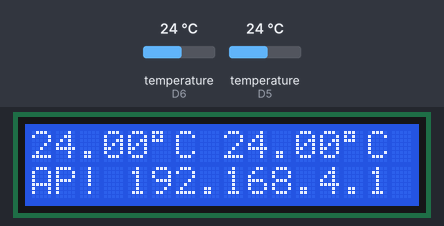
A program run on a simulated ESP8266 (Wemos D1 mini). Shown: 16×2 character LCD. The inputs (shaded band) are chosen by the test bench; at power-on: temperature (sensors on D6, D5) 24 °C. WiFi joins after 1.5 s; servers stay silent unless stated; storage starts empty; what the program prints to the serial monitor is not drawn.

Above: at 1.7 s.
1.8 s: temperature (sensor on D6) set to 12 °C
At 3.1 s:
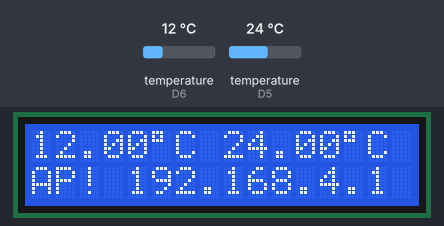
3.6 s: temperature (sensor on D5) set to 12 °C
At 5.3 s:
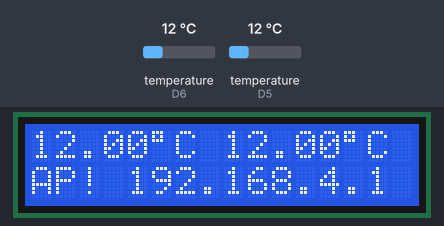
5.6 s: temperature (sensor on D6) set to 19 °C
At 7.2 s:
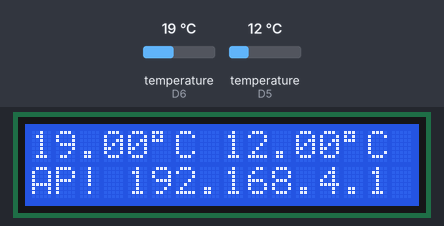
7.6 s: temperature (sensor on D5) set to 19 °C
At 9.5 s:
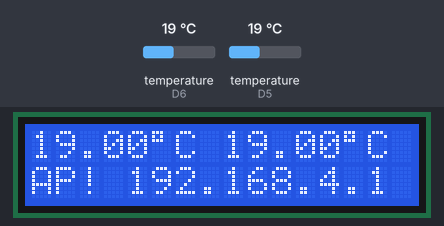
11.2 s: temperature (sensor on D6) set to 28 °C
At 12.5 s:
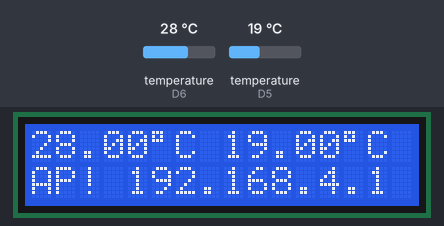
Timing chart, 0 to 13.7 s (numbered marks = the images above; inputs shaded):
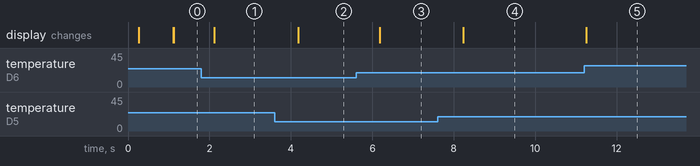

The program:

main.cpp
```cpp
#include <Arduino.h>
#include <ESP8266WiFi.h>
#include <ESPAsyncTCP.h>
#include <ESPAsyncWebServer.h>
#include <FS.h>
#include <OneWire.h>
#include <DallasTemperature.h>
#include <LiquidCrystal_I2C.h>
#include <Wire.h>

//---------- AP vars ----------
#define AP_SSID "KMS Temp logger"
IPAddress AP_IP = IPAddress(10, 10, 10, 1);
IPAddress AP_gateway = IPAddress(10, 10, 10, 1);
IPAddress AP_nmask = IPAddress(255, 255, 255, 0);
//-------- Program vars -------
// this value is given when sensor is initializing
#define SENSOR_INIT 85.00
#define SENSOR_1_PIN D6
#define SENSOR_2_PIN D5
#define AP_MODE_PIN D8
#define LONG_PRESS_MILLIS 4000
#define RECONNECT_MILLIS 10000
float sensor1_temp;
float sensor2_temp;
float sensor1_comp;
float sensor2_comp;
unsigned long sensor1_millis;
unsigned long sensor2_millis;
unsigned long pressedTime;
unsigned long releasedTime;
unsigned long previousMillis;
int lastState;
int currentState;
bool isInApMode;
WiFiEventHandler onGotIpHandler;
WiFiEventHandler onFailedToConnectHandler;
AsyncWebServer server(80);
OneWire sensor1_OW(SENSOR_1_PIN);
OneWire sensor2_OW(SENSOR_2_PIN);
DallasTemperature sensor1_DT(&sensor1_OW);
DallasTemperature sensor2_DT(&sensor2_OW);
LiquidCrystal_I2C lcd(0x27, 16, 2);
//-----------------------------
String readFile(fs::FS &fs, const char * path) {
  Serial.println();
  Serial.printf("Reading file: %s\r\n", path);
  File file = fs.open(path, "r");
  if (!file || file.isDirectory()) {
    Serial.println("- empty file or failed to open file");
    return String();
  }
  Serial.print("- read from file: ");
  String fileContent;
  while (file.available()) {
    fileContent += String((char)file.read());
  }
  file.close();
  Serial.println(fileContent);
  return fileContent;
}
//-----------------------------
void writeFile(fs::FS &fs, const char * path, const char * message) {
  Serial.printf("Writing file: %s\r\n", path);
  File file = fs.open(path, "w");
  if (!file) {
    Serial.println("- failed to open file for writing");
    return;
  }
  if (file.print(message)) {
    Serial.println("- file written");
  } else {
    Serial.println("- write failed");
  }
  file.close();
}
//-----------------------------
String processor(const String& var) {
  if (var == "ssid") {
    return readFile(SPIFFS, "/ssid.txt");
  } else if (var == "passwd") {
    return readFile(SPIFFS, "/passwd.txt");
  } else if (var == "sens1") {
    return readFile(SPIFFS, "/sensor1.txt");
  } else if (var == "sens2") {
    return readFile(SPIFFS, "/sensor2.txt");
  }
  return String();
}
//-----------------------------
void readTemp_s1() {
  float tmp = sensor1_DT.getTempCByIndex(0);
  sensor1_temp = tmp;
  if ((sensor1_temp != DEVICE_DISCONNECTED_C) && (sensor1_temp != SENSOR_INIT)) sensor1_temp += sensor1_comp;
  Serial.print("S1: ");
  Serial.println(sensor1_temp);
  sensor1_DT.requestTemperatures();
  sensor1_millis = millis();
}
//-----------------------------
void readTemp_s2() {
  float tmp = sensor2_DT.getTempCByIndex(0);
  sensor2_temp = tmp;
  if ((sensor2_temp != DEVICE_DISCONNECTED_C) && (sensor2_temp != SENSOR_INIT)) sensor2_temp += sensor2_comp;
  Serial.print("S2: ");
  Serial.println(sensor2_temp);
  sensor2_DT.requestTemperatures();
  sensor2_millis = millis();
}
//-----------------------------
void updateS1OnScreen() {
  String res;
  if (sensor1_temp != DEVICE_DISCONNECTED_C) res += sensor1_temp;
  else res += "XX.XX";
  res += (char)223;
  res += "C";
  if (res.length() < 8) res += " ";
  lcd.setCursor(0, 0);
  lcd.print(res.c_str());
}
//-----------------------------
void updateS2OnScreen() {
  String res;
  if (sensor2_temp != DEVICE_DISCONNECTED_C) res += sensor2_temp;
  else res += "XX.XX";
  res += (char)223;
  res += "C";
  if (res.length() < 8) res += " ";
  lcd.setCursor(8, 0);
  lcd.print(res.c_str());
}
//-----------------------------
void initApMode() {
  isInApMode = true;
  WiFi.mode(WIFI_AP);
  WiFi.softAP(AP_SSID);
  delay(100); // crude hack
  Serial.print("AP IP Address: ");
  Serial.println(WiFi.softAPIP());
  lcd.setCursor(0, 1);
  lcd.print("AP! ");
  lcd.print(WiFi.softAPIP());
}
//-----------------------------
void onGotIp(const WiFiEventStationModeGotIP& event) {
  isInApMode = false;
  IPAddress ip = WiFi.localIP();
  Serial.print("IP Address: ");
  Serial.println(ip);
  lcd.setCursor(0, 1);
  lcd.print("                ");
  lcd.setCursor(0, 1);
  lcd.print(ip);
}
//-----------------------------
void onDisconnected(const WiFiEventStationModeDisconnected& event) {
  lcd.setCursor(0, 1);
  lcd.print("DISCONNECTED     ");
  WiFi.disconnect();
}
//-----------------------------
void connectToWifi() {
  isInApMode = false;
  WiFi.mode(WIFI_STA);
  onGotIpHandler = WiFi.onStationModeGotIP(onGotIp);
  onFailedToConnectHandler = WiFi.onStationModeDisconnected(onDisconnected);
  String ssid = readFile(SPIFFS, "/ssid.txt");
  if (ssid.isEmpty()) initApMode();
  else {
    WiFi.setAutoReconnect(true);
    WiFi.persistent(true);
    WiFi.begin(ssid.c_str(), readFile(SPIFFS, "/passwd.txt").c_str());
  }
}
//-----------------------------
void setup() {
  Serial.begin(115200);

  pinMode(AP_MODE_PIN, INPUT_PULLUP);

  Wire.begin(4, 5);
  lcd.init();
  lcd.clear();
  lcd.backlight();

  sensor1_DT.setWaitForConversion(false);
  sensor1_DT.setResolution(0x1F);
  sensor1_DT.begin();
  sensor1_DT.requestTemperatures();
  sensor1_millis = millis();
  sensor1_temp = DEVICE_DISCONNECTED_C;
  updateS1OnScreen();

  sensor2_DT.setWaitForConversion(false);
  sensor2_DT.setResolution(0x1F);
  sensor2_DT.begin();
  sensor2_DT.requestTemperatures();
  sensor2_millis = millis();
  sensor2_temp = DEVICE_DISCONNECTED_C;
  updateS2OnScreen();

  if (!SPIFFS.begin()) {
    Serial.println("SPIFFS Failed!");
    lcd.setCursor(0, 1);
    lcd.print("SPIFFS error");
    while (true) {}
  }

  lcd.setCursor(0, 1);
  lcd.print("CONNECTING");

  connectToWifi();

  sensor1_comp = readFile(SPIFFS, "/sensor1.txt").toFloat();
  sensor2_comp = readFile(SPIFFS, "/sensor2.txt").toFloat();

  server.on("/", HTTP_GET, [](AsyncWebServerRequest *request) {
    request->send(SPIFFS, "/index.html", "text/html", false, processor);
  });

  server.on("/network", HTTP_GET, [](AsyncWebServerRequest *request) {
    if (request->hasParam("save")) {
      String reqData;
      if (request->hasParam("ssid")) {
        reqData = request->getParam("ssid")->value();
        writeFile(SPIFFS, "/ssid.txt", reqData.c_str());
        Serial.print("Received ssid: ");
        Serial.println(reqData);
      }
      if (request->hasParam("passwd")) {
        reqData = request->getParam("passwd")->value();
        writeFile(SPIFFS, "/passwd.txt", reqData.c_str());
        Serial.print("Received passwd: ");
        Serial.println(reqData);
      }
      request->redirect("/");
    } else if (request->hasParam("connect")) {
      Serial.println("CONNECTTING");
      lcd.setCursor(0, 1);
      lcd.print("CONNECTING      ");
      connectToWifi();
    }
  });

  server.on("/savecalib", HTTP_GET, [](AsyncWebServerRequest *request) {
    String reqData;
    if (request->hasParam("sens1")) {
      reqData = request->getParam("sens1")->value();
      writeFile(SPIFFS, "/sensor1.txt", reqData.c_str());
      Serial.print("Received sensor 1: ");
      Serial.println(reqData);
    }
    if (request->hasParam("sens2")) {
      reqData = request->getParam("sens2")->value();
      writeFile(SPIFFS, "/sensor2.txt", reqData.c_str());
      Serial.print("Received sensor 2: ");
      Serial.println(reqData);
    }
    request->redirect("/");
  });

  server.on("/gettemp", HTTP_GET, [](AsyncWebServerRequest *request) {
    String temps = String(sensor1_temp)+" "+String(sensor2_temp);
    request->send(200, "text/html", temps.c_str());
  });

  server.onNotFound([](AsyncWebServerRequest *request) {
    request->send(404, "text/plain", "Not found");
  });

  server.begin();
}

void loop() {
  if (!isInApMode) {
    currentState = digitalRead(AP_MODE_PIN);
    if ((lastState == LOW) && (currentState == HIGH)) {
      pressedTime = millis();
    } else if ((lastState == HIGH) && (currentState == LOW)) {
      releasedTime = millis();
    }
    long pressDuration = releasedTime - pressedTime;

    if (pressDuration >= LONG_PRESS_MILLIS) {
      initApMode();
      pressedTime = 0;
      releasedTime = 0;
    }

    lastState = currentState;
  }

  if (!isInApMode && (WiFi.status() != WL_CONNECTED)) {
    unsigned long currentMillis = millis();
    if ((currentMillis - previousMillis) >= RECONNECT_MILLIS) {
      Serial.println("RECONNECTING TO WIFI");
      connectToWifi();
      previousMillis = currentMillis;
    }
  }

  if ((millis() - sensor1_millis) > 1000) {
    readTemp_s1();
    updateS1OnScreen();
  }

  if ((millis() - sensor2_millis) > 1000) {
    readTemp_s2();
    updateS2OnScreen();
  }
}
```

Measured:
- after the input at 1.8 s, the display: changes after 0.32 s (image 1)
- after the input at 3.6 s, the display: changes after 0.58 s (image 2)
- after the input at 5.6 s, the display: changes after 0.58 s (image 3)
- after the input at 7.6 s, the display: changes after 0.64 s (image 4)
- after the input at 11.2 s, the display: changes after 0.06 s (image 5)
